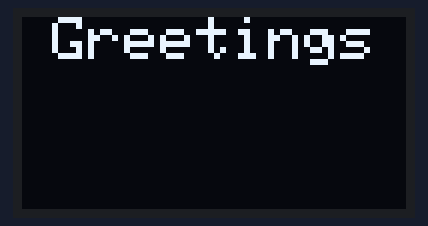
The sketch below on a simulated Arduino Nano, built with avr-gcc and run on an emulated ATmega328P. Parts: 128×64 one-colour display. What the sketch prints to the serial monitor is not drawn.

Above: at 0.6 s.
At 1.45 s:
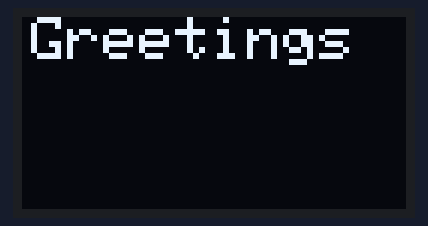

Measured:
- what the display in image 0 shows lasts 0.8 s, from 0.6 s to 1.4 s

The sketch:

LCD_display.ino
```cpp
// SAMPLE FOR ARDUINO NANO AND LUA_WIFI
// connect the display to
// NANO: address for small Kuman display: 0x3C
// SCL to A4
// SDA to A5
//
// LUA: address: address for small Kuman display 0x3C
// SCL TO D1
// SDA TO D2
// http://www.instructables.com/id/Arduino-Interrupts/

#include <SPI.h>
#include <Wire.h>
#include <Adafruit_GFX.h>
#include <Adafruit_SSD1306.h>

#define OLED_RESET 4
//// reset pin not used on 4-pin OLED module
//Adafruit_SSD1306 display(OLED_RESET);


#define NUMFLAKES 10
#define XPOS 0
#define YPOS 1
#define DELTAY 2

#define LOGO16_GLCD_HEIGHT 16
#define LOGO16_GLCD_WIDTH  16

//#if (SSD1306_LCDHEIGHT != 16)
//#error("Height incorrect, please fix Adafruit_SSD1306.h!");
//#endif


void setup()   {
  Serial.begin(9600);
}

void show_stuff(){
  Serial.println("Showing stuff...");
  Adafruit_SSD1306 display(4);  // -1 = no reset pin
  display.begin(SSD1306_SWITCHCAPVCC, 0x3C);
  displayText("Greetings");

  display.setTextSize(2);
  display.setTextColor(WHITE);
  display.setCursor(10,0);
  display.clearDisplay();
  display.println("Greetings");
  display.display();
  delay(1);

  display.startscrollright(0x00, 0x0F);
  delay(500);
  display.stopscroll();
  delay(500);
  display.startscrollleft(0x00, 0x0F);
  delay(500);
  display.stopscroll();
  //delay(1000);
  //display.startscrolldiagright(0x00, 0x07);
  //delay(2000);
  //display.startscrolldiagleft(0x00, 0x07);
  //delay(2000);
  //display.stopscroll();

  display.clearDisplay();
}

void loop() {
   Serial.println("Loop begin");
   show_stuff();
}

void displayText(String text) {

}
```
